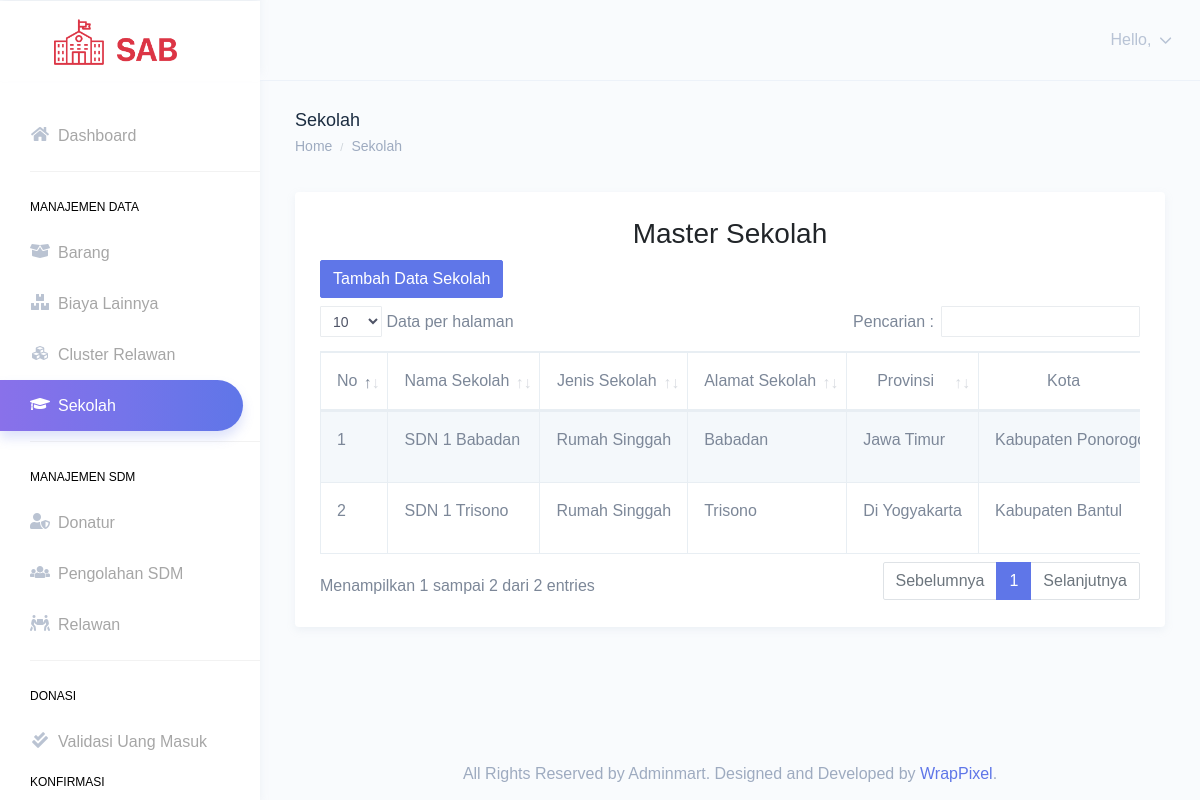
Page /index.php/sekolah on the committed database.
### tables this page shows
CREATE TABLE `sekolah` (
  `id_sekolah` int(11) NOT NULL,
  `nama_sekolah` varchar(100) NOT NULL,
  `jenis_sekolah` enum('Rumah Singgah','Sekolah Pedalaman') NOT NULL,
  `alamat` varchar(255) NOT NULL,
  `provinsi` varchar(100) NOT NULL,
  `kota` varchar(100) NOT NULL,
  `creaby` varchar(100) NOT NULL,
  `creadate` datetime NOT NULL DEFAULT current_timestamp(),
  `modiby` varchar(100) NOT NULL,
  `modidate` datetime NOT NULL DEFAULT current_timestamp(),
  `row_status` enum('A','D') NOT NULL
);

### application/controllers/Sekolah.php (called while the page is built, shortened)
<?php
class Sekolah extends CI_Controller
{
    public function __construct()
    {
        $this->load->model('sekolah_model');
        $this->load->model('karyawan_model');
        $this->load->library('form_validation');
    }
    private function getKaryawanName()
    {
        $this->load->model('karyawan_model');
        $user_id = $this->session->user_id;
        $karyawan = $this->karyawan_model->getKaryawanByUserLoginId($user_id);
        return $karyawan->nama_karyawan;
    }
    private function getKaryawanRole()
    {
        $this->load->model('karyawan_model');
        $user_id = $this->session->user_id;
        $karyawan = $this->karyawan_model->getKaryawanByUserLoginId($user_id);
        return $karyawan->jabatan_karyawan;
    }
    public function index()
    {
        $header['name'] =  $this->getKaryawanName();
        $header['role'] =  $this->getKaryawanRole();
        $header['title'] = 'Sekolah';
        $this->load->view('templates/admin_header', $header);
        $data_sekolah = $this->sekolah_model->getSekolah();
        $data['sekolah'] = $data_sekolah;
        $this->load->view('sekolah/index', $data);
        $this->load->view('templates/footer');
    }
}

### index.php (called while the page is built, shortened)
<?php
require_once BASEPATH.'core/CodeIgniter.php';

### application/models/sekolah_model.php (called while the page is built, shortened)
<?php
class sekolah_model extends CI_Model
{
    private $_table = "sekolah";
    public function getSekolah()
    {
        $query = $this->db
            ->from($this->_table)
            ->where(['row_status' => 'A'])
            ->order_by('jenis_sekolah', 'asc')
            ->get();
        return $query->result();
    }
}

### application/views/sekolah/index.php (the view, shortened to what this page needs)
<div class="page-breadcrumb">
    <div class="row">
        <div class="col-7 align-self-center">
            <h4 class="page-title text-truncate text-dark font-weight-medium mb-1">Sekolah</h4>
            <div class="d-flex align-items-center">
                <nav aria-label="breadcrumb">
                    <ol class="breadcrumb m-0 p-0">
                        <li class="breadcrumb-item"><a href="index.html" class="text-muted">Home</a></li>
                        <li class="breadcrumb-item text-muted active" aria-current="page">Sekolah</li>
                    </ol>
                </nav>
            </div>
        </div>
    </div>
</div>
<div class="container-fluid">
    <div class="row">
        <div class="col-12">
            <div class="card">
                <div class="card-body">
                    <h4 class="card-title text-center" style="font-size: 28px;">Master Sekolah</h4>
                    <div class="table-responsive">
                        <a href="<?= site_url('sekolah/tambah') ?>" class="btn btn-primary mb-2">Tambah Data Sekolah</a>
                        <table id="master-data" class="table table-striped table-bordered no-wrap">
                            <thead>
                                <tr>
                                    <th class="text-center">No</th>
                                    <th class="text-center">Nama Sekolah</th>
                                    <th class="text-center">Jenis Sekolah</th>
                                    <th class="text-center">Alamat Sekolah</th>
                                    <th class="text-center">Provinsi</th>
                                    <th class="text-center">Kota</th>
                                </tr>
                            </thead>
                            <tbody>
                                <?php $i = 0; ?>
                                <?php foreach ($sekolah as $s) { ?>
                                    <tr>
                                        <td>
                                            <?php
                                            $i++;
                                            echo $i;
                                            ?>
                                        </td>
                                        <td><?= $s->nama_sekolah ?></td>
                                        <td><?= $s->jenis_sekolah ?></td>
                                        <td><?= $s->alamat ?></td>
                                        <td><?= $s->provinsi ?></td>
                                        <td><?= $s->kota ?></td>
                                    </tr>
                                <?php } ?>
                            </tbody>
                        </table>
                    </div>
                </div>
            </div>
        </div>
    </div>
</div>

### rows in the picture
sekolah: nama_sekolah "SDN 1 Babadan", jenis_sekolah "Rumah Singgah", alamat "Babadan", provinsi "Jawa Timur", kota "Kabupaten…"
sekolah: nama_sekolah "SDN 1 Trisono", jenis_sekolah "Rumah Singgah", alamat "Trisono", provinsi "Di Yogyakarta", kota "Kabupaten Bantul"
